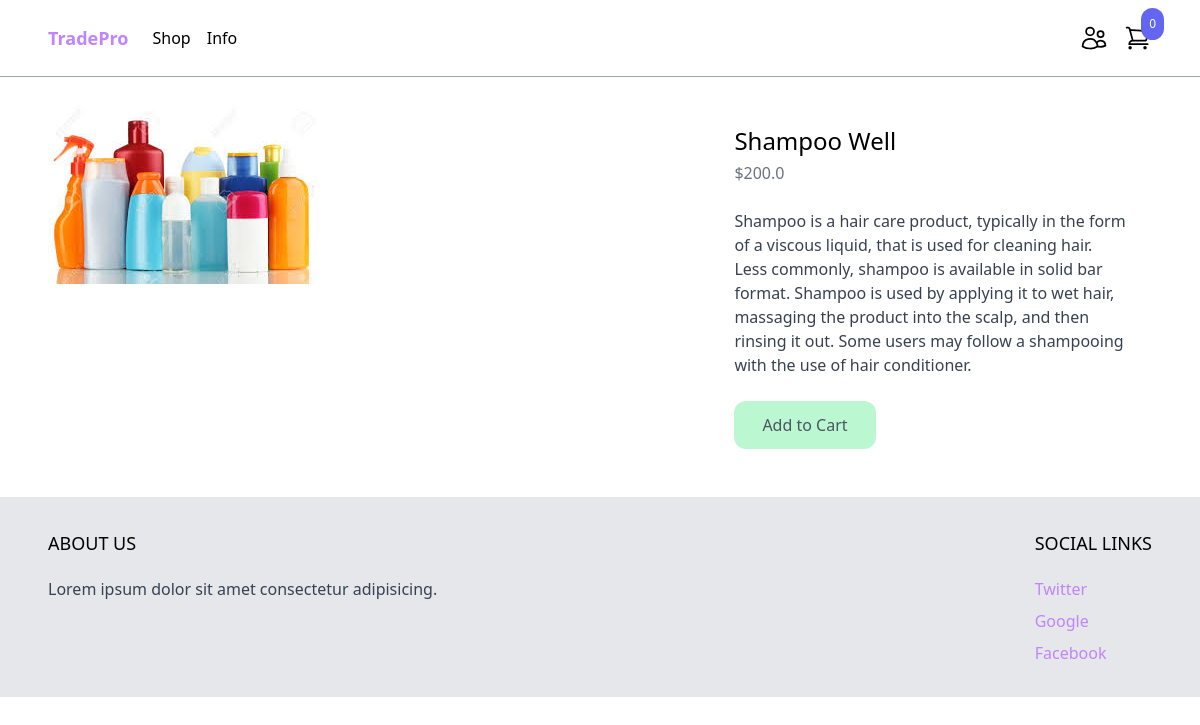
Page /shop/shampoo-well/ on the committed database.
### product/models.py (models this page shows, shortened)
class Product(models.Model):
    category = models.ForeignKey(Category, related_name='products',
                                 on_delete = models.CASCADE)
    name = models.CharField(max_length=255)
    slug = models.SlugField()
    description = models.TextField(blank=True, null=True)
    price = models.IntegerField()
    created_at = models.DateTimeField(auto_now_add=True)
    image = models.ImageField(upload_to = 'uploads/', blank = True, null=True)
    thumbnail = models.ImageField(upload_to = 'uploads/', blank = True, null=True)
    class Meta:
        ordering = ('-created_at',) # ordered descending order
    def get_display_price(self):
        return self.price/100

### product/views.py (the view)
# urls.py: path('shop/<slug:slug>/', product ,name='product'),
def product(request, slug):
    product = get_object_or_404(Product,slug = slug)
    return render(request,'product/product.html',{
        'product':product
    })

### cart/cart.py (called while the page is built)
    def __len__(self):
        return sum(item['quantity'] for item in self.cart.values())

### cart/context_processors.py (called while the page is built)
def cart(request):
    return {'cart':Cart(request)}

### product/templates/product/product.html (shortened to what this page needs)
{% extends 'core/base.html'%}
{% block content%}
<div class="max-w-6xl mx-auto flex flex-wrap py-6 px-6 xl:px-0">
  <div class="images w-full mb-6 lg:mb-0 lg:w-3/5">
    <img src="{{product.image.url}}" class="rounded-xl" alt="" />
  </div>
  <div class="information w-full lg:w-2/5 lg:p-6">
    <h1 class="text-2xl">{{product.name}}</h1>
    <p class="mt-1 text-gray-500">${{product.get_display_price}}</p>
    {% if product.description %}
    <p class="mt-6 text-gray-700">{{product.description}}</p>
    {% endif%}
    <a
      href="#"
      class="mt-6 inline-block px-7 py-3 rounded-xl bg-green-200 text-gray-600 hover:bg-gray-500 hover:text-green-500"
      hx-get="{% url 'add_to_cart' product.id %}"
      hx-target="#menu-cart-button"
      hx-swap="outerHTML"
      >Add to Cart</a
    >
  </div>
</div>
{% endblock %}

### rows in the picture
Product: image (picture), name "Shampoo Well", get_display_price "200.0", description "Shampoo is a hair care product, typically in the form of a viscous liquid, that is used for cleaning hair. Less commonly, shampoo is available in solid bar format. Shampoo is used by applying it to wet hair, massaging the product into the scalp, and then rinsing it out. Some users may follow a shampooing with the use of hair conditioner."

### other values in the picture
{{ cart|length }} "0"
